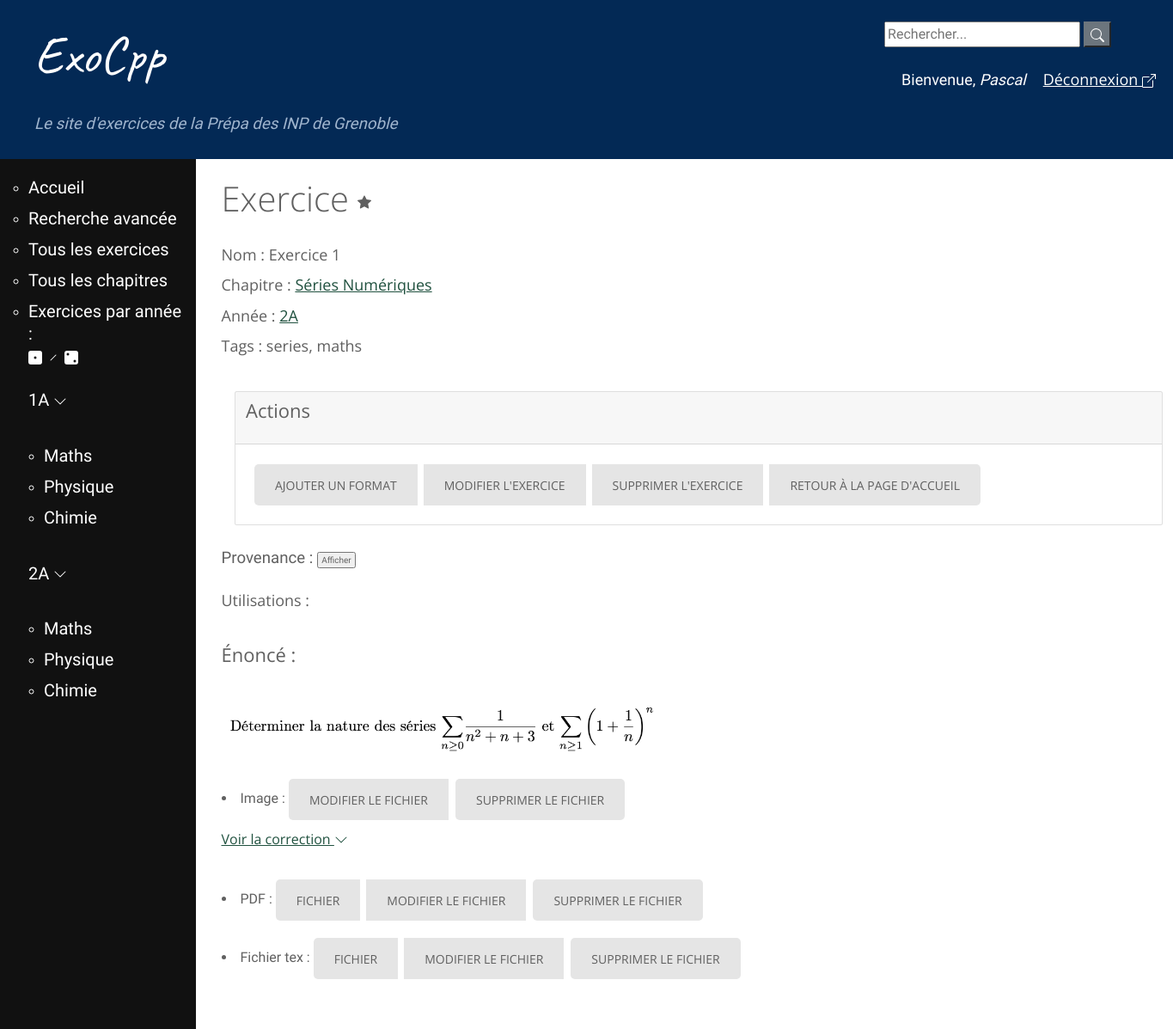
Screenshot of /exercice/1 (signed in) with the database file from the repository.
### exo/models.py (models this page shows, shortened)
class Exercice(models.Model):
    nom = models.CharField(max_length=200, null=True, blank=True)
    tags = TaggableManager()
    difficulte = models.IntegerField(null=True, blank=True, choices = ((1, '*'), (2, '**'),
        (3, '***')))
    chapitre = models.ForeignKey(Chapitre, on_delete = models.CASCADE)
    provenance = models.CharField(max_length=200, default='', null=True, blank=True)
    numero = models.IntegerField(default=1)

class Chapitre(models.Model):
    annee = models.CharField(max_length=2, choices = [('1A', 'Première année'),
        ('2A', 'Deuxième année')])
    matiere = models.CharField(max_length=40, choices = MATIERES)
    nom = models.CharField(max_length=200, null=False, unique=True)
    numero = models.IntegerField(null=True, error_messages={"invalid_choice" : "Ce numéro de chapitre existe déjà."},
        help_text="Vous pouvez numéroter le chapitre/module \
        pour permettre un classement dans l'ordre du programme (recommandé, \
        la valeur par défaut est 1)", default=1, unique=True)
    def get_absolute_url(self):
        return reverse('chapitre-details', args=[str(self.id)])

class Fichier(models.Model):
    file = models.FileField(upload_to='')
    format = models.CharField(max_length = 2, choices = [('w', 'Document Word'),
        ('p', 'PDF'), ('t', 'LaTeX'), ('i', 'Image')])
    exercice = models.ForeignKey(Exercice, related_name = 'fichier',
        on_delete = models.CASCADE)
    created_date = models.DateTimeField(default=timezone.now)
    published_date = models.DateTimeField(blank=True, null=True)
    correction = models.CharField(max_length=3, choices = [('Oui', 'Oui'), ('Non', 'Non')], default='Non')
    def get_absolute_url(self):
        return reverse('edit_fichier', args=[str(self.id)])

### exo/views.py (the view)
# urls.py: path('exercice/<int:exercice_id>', views.detail, name='exercice-details'),
@login_required(login_url='login')
def detail(request, exercice_id):
    exercice = get_object_or_404(Exercice, pk=exercice_id)
    return render(request, 'exo/detail.html', {'exercice': exercice,
    	'fichiers': Fichier.objects.filter(exercice_id=exercice_id)},)

### exo/templates/exo/detail.html (shortened to what this page needs)
{% extends "base_generic.html" %}
{% block content %}
	{% if exercice.difficulte == null %}
        <h1>Exercice {{ nb_exo }}</h1>
        {% elif exercice.difficulte == 1 %}
        <h1>Exercice {{ nb_exo }} {% include './icons/star-fill.svg'%}</h1>
        {% elif exercice.difficulte == 2 %}
        <h1>Exercice {{ nb_exo }} {% include './icons/star-fill.svg'%}{% include './icons/star-fill.svg'%}</h1>
        {% elif exercice.difficulte == 3 %}
        <h1>Exercice {{ nb_exo }} {% include './icons/star-fill.svg'%}{% include './icons/star-fill.svg'%}{% include './icons/star-fill.svg'%}</h1>
    {% endif %}
    {% if exercice.nom != None %}
    <h5>Nom : {{ exercice.nom }}</h5>
    {% endif %}
	<h5>Chapitre : <a href="{{ exercice.chapitre.get_absolute_url }}">{{ exercice.chapitre.nom }}</a></h5>
	{% if exercice.chapitre.annee == '1A' %}
		<h5>Année : <a href="{% url '1A' %}">{{ exercice.chapitre.annee }}</a></h5>
	{% else %}
		<h5>Année : <a href="{% url '2A' %}">{{ exercice.chapitre.annee }}</a></h5>
	{% endif %}
	<h5>Tags : {{exercice.tags.all|join:", "}} </h5>
  {% for group in request.user.groups.all %}
    {% if group.name == 'prof'%}
	<div class="container-fluid"><div class="card">
  	<div class="card-header">
  		<h4>Actions</h4>
  	</div>
  	<div class="card-body">
  	<div class="btn-group" role="group">
		<a href="{% url 'newformat' %}" class="btn btn-outline-success btn-sm">Ajouter un format</a>
		<a href="{% url 'edit_ex' exercice.id %}" class="btn btn-warning btn-sm">Modifier l'exercice</a>
  		<a href="{% url 'supp_ex' exercice.id %}" class="btn btn-outline-danger btn-sm">Supprimer l'exercice</a>
  		<a href="{% url 'home' %}" class="btn btn-outline-secondary btn-sm">Retour à la page d'accueil</a>
	</div>
  	</div></div>
	</div>
	<br/>
	{% endif %}
  {% endfor %}
	<div style="margin:0px; margin-top:0px; font-size: 14pt;"><div class="quotetitle">Provenance : <input type="button" value="Afficher" style="width:45px;font-size:10px;margin:0px;padding:0px;" onclick="if (this.parentNode.parentNode.getElementsByTagName('div')[1].getElementsByTagName('div')[0].style.display != '') { this.parentNode.parentNode.getElementsByTagName('div')[1].getElementsByTagName('div')[0].style.display = '';        this.innerText = ''; this.value = 'Cacher'; } else { this.parentNode.parentNode.getElementsByTagName('div')[1].getElementsByTagName('div')[0].style.display = 'none'; this.innerText = ''; this.value = 'Afficher'; }" /></div><div class="quotecontent"><div style="display: none;">{{ exercice.provenance }}</div></div></div>
	<br/>
	<h5>Utilisations : </h5>
	  {% for fichier in fichiers %}
		{% if fichier.format == "i" %}
		{% if fichier.correction == "Oui" %}
			<div id="correction">
	  <a href="{{ fichier.file.url }}" >{{ "Voir la correction" }} {% include '../exo/icons/chevron-down.svg' %}</a><br/>
{% elif fichier.correction == "Non" %}
<br/>
<h4>Énoncé :</h4>
		<img src="{{ fichier.file.url }}" alt="énoncé" width="750">
  {% for group in request.user.groups.all %}
    {% if group.name == 'prof'%}
    	<li> Image :
        <div class="btn-group" role="group">
          <a href="{{ fichier.get_absolute_url }}" class="btn btn-outline-warning btn-sm">Modifier le fichier</a>
          <form method="post" action="{% url 'supp_fichier' fichier.pk %}">
            <button type="submit" class="btn btn-outline-danger btn-sm">Supprimer le fichier</button>
          </form>
        </div>
    {% endif %}
  {% endfor %}
		</li>
		{% endif %}
		{% elif fichier.format == "p" %}
	<br/>
		{% if fichier.correction == "Oui" %}
		<li>
			PDF :
		<div class="btn-group" role="group">
			  <a href="{{ fichier.file.url }}" class="btn btn-sm btn-outline-light">Correction</a>
  {% for group in request.user.groups.all %}
    {% if group.name == 'prof'%}
        <div class="btn-group" role="group">
          <a href="{{ fichier.get_absolute_url }}" class="btn btn-outline-warning btn-sm">Modifier le fichier</a>
          <form method="post" action="{% url 'supp_fichier' fichier.pk %}">
            {% csrf_token %}
            <button type="submit" class="btn btn-outline-danger btn-sm">Supprimer le fichier</button>
          </form>
        </div>
    {% endif %}
  {% endfor %}
		</div>
		</li>
			{% elif fichier.correction == "Non" %}
		<li>
	    PDF :
		<div class="btn-group" role="group">
			  <a href="{{ fichier.file.url }}" class="btn btn-sm btn-outline-light">Fichier</a>
  {% for group in request.user.groups.all %}
    {% if group.name == 'prof'%}
        <div class="btn-group" role="group">
          <a href="{{ fichier.get_absolute_url }}" class="btn btn-outline-warning btn-sm">Modifier le fichier</a>
          <form method="post" action="{% url 'supp_fichier' fichier.pk %}">
            <button type="submit" class="btn btn-outline-danger btn-sm">Supprimer le fichier</button>
          </form>
        </div>
    {% endif %}
  {% endfor %}
		</li>
		{% endif %}
  		{% elif fichier.format == "t" %}
		  {% if fichier.correction == "Oui" %}
		<li> Fichier tex :
		<div class="btn-group">
  			<a href="{{ fichier.file.url }}" class="btn btn-outline-info">Correction</a>
  {% for group in request.user.groups.all %}
    {% if group.name == 'prof'%}
        <div class="btn-group" role="group">
          <a href="{{ fichier.get_absolute_url }}" class="btn btn-outline-warning btn-sm">Modifier le fichier</a>
          <form method="post" action="{% url 'supp_fichier' fichier.pk %}">
            {% csrf_token %}
            <button type="submit" class="btn btn-outline-danger btn-sm">Supprimer le fichier</button>
          </form>
        </div>
    {% endif %}
  {% endfor %}
  		</div>
  		</li>
  		{% elif fichier.correction == "Non" %}
	    <li>
	    Fichier tex :
		<div class="btn-group" role="group">
			  <a href="{{ fichier.file.url }}" class="btn btn-outline-info">Fichier</a>
  {% for group in request.user.groups.all %}
    {% if group.name == 'prof'%}
        <div class="btn-group" role="group">
          <a href="{{ fichier.get_absolute_url }}" class="btn btn-outline-warning btn-sm">Modifier le fichier</a>
          <form method="post" action="{% url 'supp_fichier' fichier.pk %}">
            <button type="submit" class="btn btn-outline-danger btn-sm">Supprimer le fichier</button>
          </form>
        </div>
    {% endif %}
  {% endfor %}
		</div>
  		{% endif %}
	{% endif %}
	{% endfor %}
{% endblock %}

### exo/templates/base_generic.html (shortened to what this page needs)
{% load static %}
<!DOCTYPE html>
<html lang="en">
<head>
  <link rel="stylesheet" href="https://stackpath.bootstrapcdn.com/bootstrap/4.1.3/css/bootstrap.min.css">
  <link rel="stylesheet" href="{% static 'css/styles.css' %}">
  <link rel="stylesheet" href="https://use.fontawesome.com/releases/v5.6.1/css/all.css">
<link rel='stylesheet' id='pretty-checkbx-css'  href='https://cdn.jsdelivr.net/npm/pretty-checkbox@3.0/dist/pretty-checkbox.min.css?ver=5.4.4' type='text/css' media='all' />
<link rel="stylesheet" type="text/css" href="{% static 'css/styles2.css' %}"/>
</head>
<body>
<div id="page">
<div id="bloc principal">
  <div class="page-header">
      <div class="wrapper col1">
        <div id="topbar">
          <div id="search">
            <form class="search" method=POST action="{% url 'search-chap' %}">
              <input class="barre-recherche" type="search" placeholder="Rechercher..." aria-label="Recherche" name="searched">
              <button class="btn-secondary" type="submit">{% include './exo/icons/search.svg'%}</button>
            </form>
            <br/>
            <span class="hello-msg">Bienvenue, <em>{{ request.user }}</em><a href="{% url 'logout' %}" class="hello-msg">Déconnexion {% include './exo/icons/box-arrow-up-right.svg'%}</a></span>
          </div>
        </div>
      </div>
      <div class="titre">
      <h1><a href="/">ExoCpp</a></h1>
      <h5>Le site d'exercices de la Prépa des INP de Grenoble</h5>
      </div>
  </div>
  <div class="container-fluid">
    <div class="row">
          <div class="col-sm-2">
          {% block sidebar %}
          <ul class="puces-navbar">
              <li><h4><a href="{% url 'home' %}">Accueil</a></h4></li>
              <li><h4><a href="{% url 'exercice_filtres' %}">Recherche avancée</a></h4></li>
              <li><h4><a href="{% url 'exercices' %}">Tous les exercices</a></h4></li>
              <li><h4><a href="{% url 'chapitres' %}">Tous les chapitres</a></h4></li>
              <li><h4><a href="#">Exercices par année :</a><br/><a href="{% url '1A' %}">{% include './exo/icons/dice-1-fill.svg' %}</a> {% include './exo/icons/slash.svg' %} <a href="{% url '2A' %}">{% include './exo/icons/dice-2-fill.svg' %}</a></h4></li>
          {% endblock %}
          <div id="menu">
    <h4><a href="{% url '1A' %}">1A {% include './exo/icons/chevron-down.svg' %}</a></h4><br/>
    <ul class="puces-navbar">
        <li><h4><a href="{% url '1A-maths' %}">Maths</a></h4></li>
        <li><h4><a href="{% url '1A-physique' %}">Physique</a></h4></li>
        <li><h4><a href="{% url '1A-chimie' %}">Chimie</a></h4></li>
    </ul>
    <br/>
    <h4><a href="{% url '2A' %}">2A {% include './exo/icons/chevron-down.svg' %}</a></h4><br/>
    <ul class="puces-navbar">
        <li><h4><a href="{% url '2A-maths' %}">Maths</a></h4></li>
        <li><h4><a href="{% url '2A-physique' %}">Physique</a></h4></li>
        <li><h4><a href="{% url '2A-chimie' %}">Chimie</a></h4></li>
    </ul>
</div>
</ul>
      </div>
         <div class="col-sm-10">
            <div class="container">
              {% block content %}
              {% endblock %}
            </div>
            <br/>
            <br/>
         </div>
    </div>
  </div>
</div>
</div>
</body>
</html>

### exo/templates/exo/icons/chevron-down.svg
<svg xmlns="http://www.w3.org/2000/svg" width="16" height="16" fill="currentColor" class="bi bi-chevron-down" viewBox="0 0 16 16">
  <path fill-rule="evenodd" d="M1.646 4.646a.5.5 0 0 1 .708 0L8 10.293l5.646-5.647a.5.5 0 0 1 .708.708l-6 6a.5.5 0 0 1-.708 0l-6-6a.5.5 0 0 1 0-.708z"/>
</svg>

### exo/static/css/styles.css (style rules this page uses)
#menu { padding-top: 15px; margin-bottom: 0px; }
.page-header { height: 10%; min-height: 60px; background-color: #032955; margin-top: 0; padding: 10px 20px 25px 40px; }
.page-header h1, .page-header h1 a, .page-header h1 a:visited, .page-header h1 a:active { color: #ffffff; font-size: 54pt; text-decoration: none; }
h1 a, h2 a { color: #FFFFFF; font-family: 'Caveat', cursive; }
.page-header h5 { color: #A0B5CE; font-family: 'Caveat', cursive; }
h5 { color: #A0B5CE; font-size: 18pt; }
h4 a { color: #FFFFFF; font-family: 'Cuprum', sans-serif; }
.col-sm-2 { background-color: #111; padding-top: 20px }
.col-sm-2 h4, .col-sm-2 h4 a { color: #FFFFFF; font-size: 15pt; text-decoration: none; margin-bottom:10px; font-weight:400; font-style:normal; text-transform:none }
#topbar #search { height:45px; padding:15px 0;display:block; float:right; }
.puces-navbar { list-style: circle; color: white; }
.titre h1 a { color: #FFFFFF; font-size: 46pt; text-decoration: none; font-weight:400; font-style:normal; text-transform:none }
.titre h5 { font-size: 14pt; text-decoration: none; margin-bottom:4px; font-weight:500; font-style:italic; text-transform:none; font-family: 'Roboto Condensed', sans-serif; }
html, body { height: 100% }
#page { min-height: 100%; position: relative; }
.col-sm-10 { padding-top: 20px; }
.card { margin-top: 40px; }
.container-fluid { margin-left: 100px; }
.card-body { margin-left: 10px; }

### exo/templates/base_generic.html (style rules this page uses)
a, a:hover { color: #20513f; }
h1, h2, h3, h4, h5, h6, .h1, .h2, .product-info .product_title, .product-info .price, .h3, .h4, .h5, .h6 { font-family: 'Open Sans', Helvetica, Arial, sans-serif; }
a { font-family: 'Open Sans', Helvetica, Arial, sans-serif; }
.btn, .back-btn, .btn-primary, .add-to-cart em, .add-to-cart, .done-btn, .search-btn, .single-post article label+input[type="submit"], .single_add_to_cart_button,.button { font-family: 'Open Sans', Helvetica, Arial, sans-serif; }
.hello-msg { font-size: 18px; color: #fff; margin-left: 20px; }

### rows the page displays
Exercice: nom "Exercice 1", chapitre.nom "Séries Numériques", chapitre.annee "2A", tags.all "series, maths"
Fichier: file (picture)
Fichier: value "Voir la correction"

### other values shown
{{ request.user }} "Pascal"
